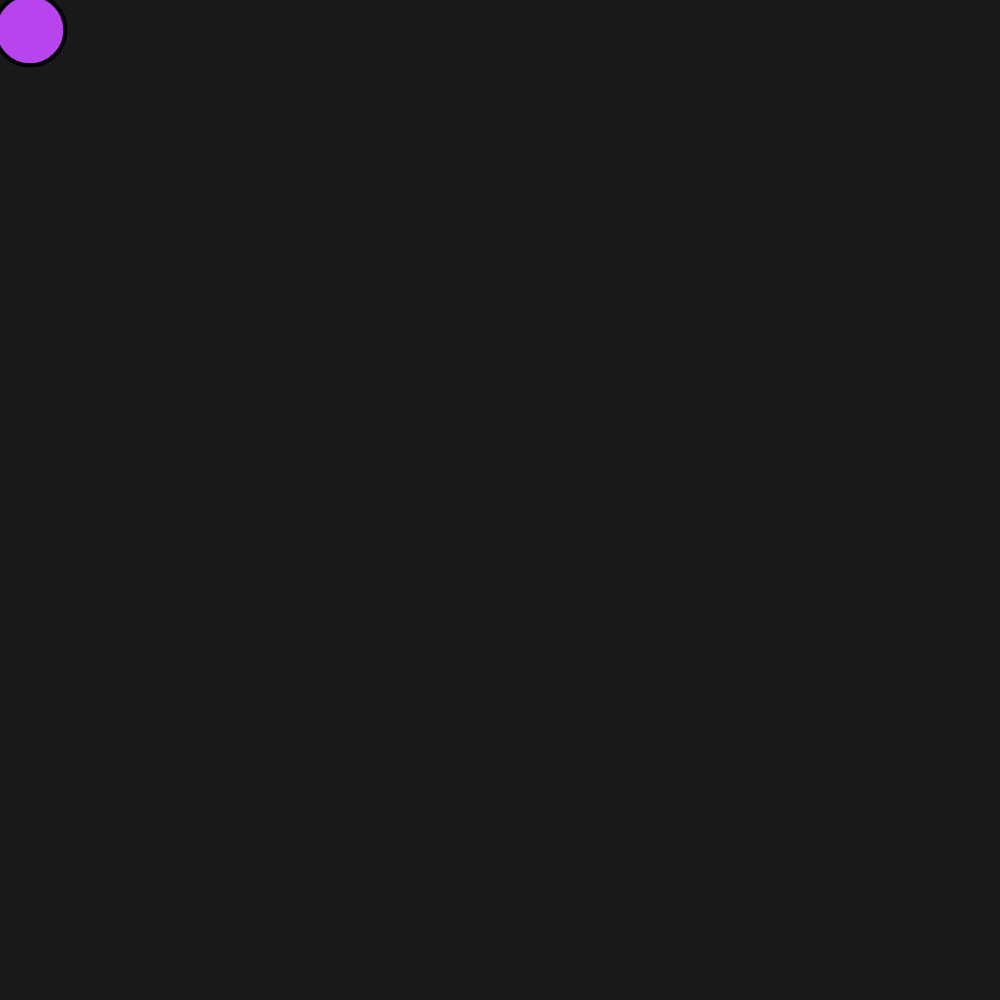
Frame 1 (no input)
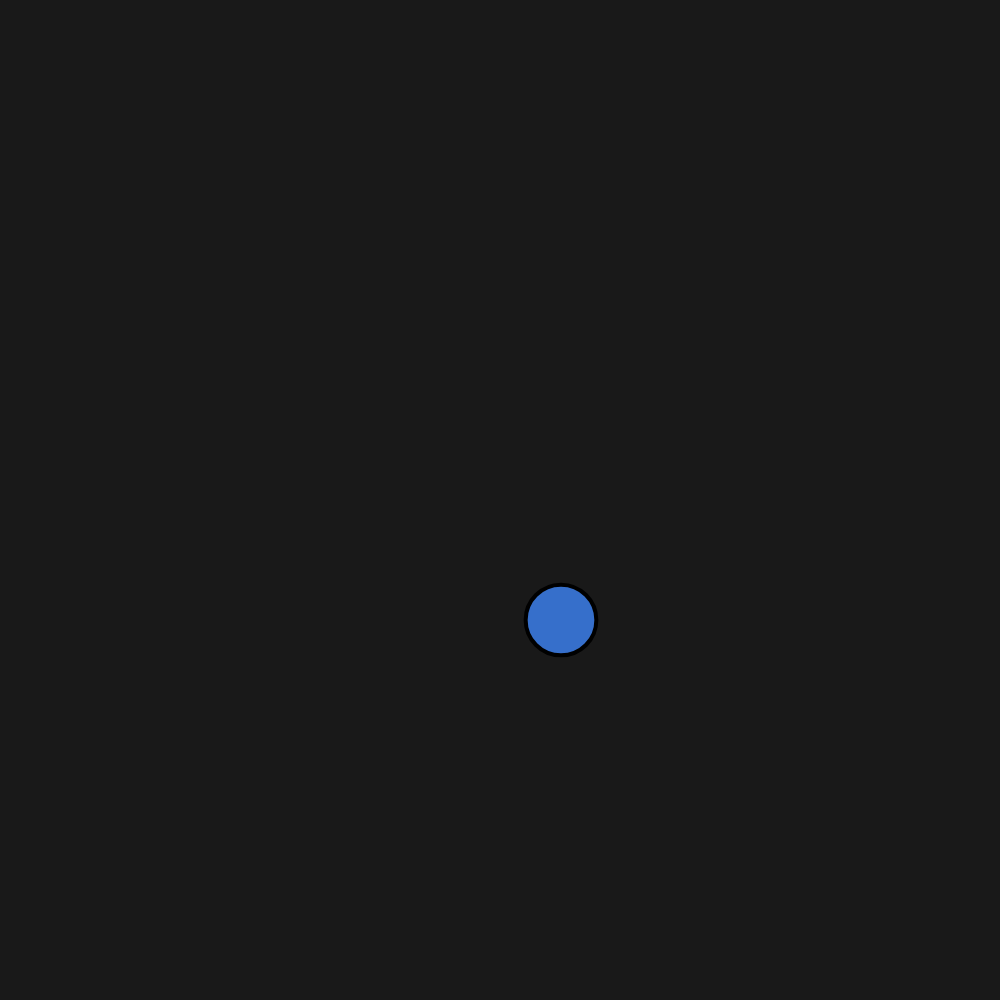
Frame 60 (no input)
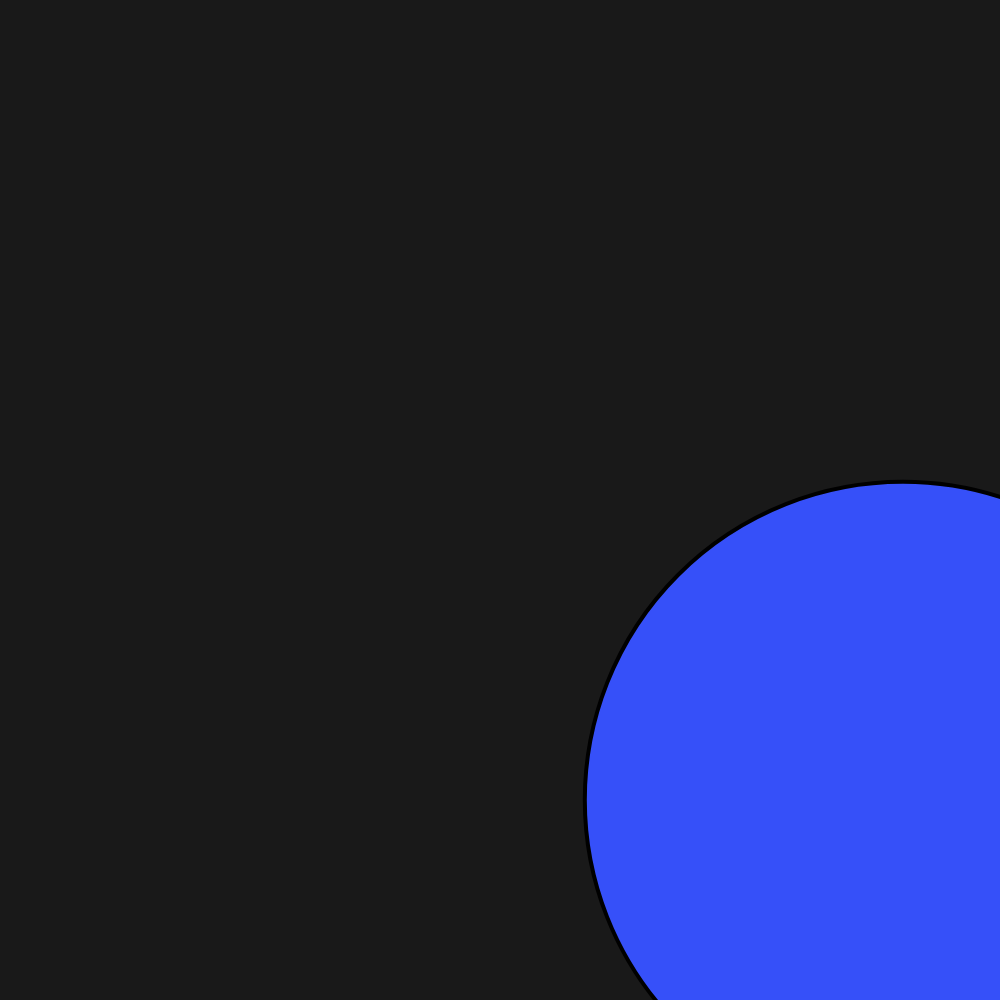
Frame 120 (the mouse pressed at the canvas centre since frame 60)

The p5.js sketch that drew these frames (run headless with seeded random() and noise() and a simulated clock; from frame 60 on, the mouse is pressed at the canvas centre):

// p5.js sketch
// ── sketch.js
var x = 30;
var y = 30;
var xspeed = 9;
var yspeed = 10;


function setup() {
  createCanvas(1000, 1000);
  background (25);
  fill(255)
  strokeWeight(4)
  line(0 , 20 , 1000 , 0);

}

function draw() {

	//distance from center of the screen
	var d = dist(50, 50, mouseX, mouseY);
    background(25);
  	fill (random(20 , 250), random(20 , 250), random(200, 250));
  	ellipse (x , y , d, d);

  	//bouncing horizontally
 	x = x + xspeed;
  	
  	 if (x > 1000 || x < 0)  {
     	xspeed = -xspeed;
  	}

  	//bouncing veritcally
  	y = y + yspeed;

  	if (y > 1000 || y < 0) {
	 	  yspeed = -yspeed;
  	}

}
